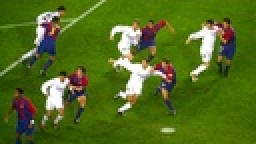
%> input picture image.jpg, 128 x 72 px, shrunk from 687 x 384 before the run (shown 2 times larger)
$ octave --eval "main;"   (GNU Octave 9; MATLAB toolbox functions it lacks are replaced by stand-ins)
%> lines starting %> are read from the running program, lines starting %| are printed output that depends on the picture
### vectorquantize.m
function [FI] = vectorquantize( image, K )
%> called with image = 'image.jpg', K = 3
    A = imread(image,'jpg');
%> A is the input picture: size 72x128x3 uint8; mean R, G, B 84, 108.1, 31.1
    M = size(A,1);
%> M = 72
    N = size(A,2);
%> N = 128
    X = reshape(A,M*N,size(A,3));
    Y = permute(reshape(X,M,N,[]),[1 2 3]);
    equal = isequaln(A,Y);
%> equal = true
    [C, G] = kmeans(double(X),K);
    FM = zeros(size(X));
    for i=1:K
        temp = repmat(C(i,:),size(X,1),1) .* repmat(G(:,i),1,3);
        FM = FM + temp;
    end
    FI = permute(reshape(FM,M,N,[]),[1 2 3]);
end

### kmeans.m
function [C,GMN] =  kmeans( train, K )
%> called with K = 3
    N = size(train,1);
%> N = 9216
    D = size(train,2);
%> D = 3
    DM = zeros(N,K);
    GM = ones(N,K);
    GMN = zeros(N,K);

    %Initialisation: Randomly select K data points as mean
    ind = randperm(N);
    C = train(ind(1:K),:);
%> C = [68 111 0; 80 120 6; 51 86 0]

    while(~isequaln(GM,GMN))
        GM = GMN;
        GMN = zeros(N,K);

        for i=1:K
            diff_mat = train - repmat(C(i,:),N,1);

            for j=1:N
             DM(j,i) = norm(diff_mat(j,:));
            end

        end

        for i=1:N
            [~,idx] = min(DM(i,:));
            GMN(i,idx) = 1;
        end

        for i=1:K
            temp = train .* repmat(GMN(:,i),1,D);
            C(i,:) = sum(temp,1)./sum(GMN(:,i),1);
        end
    end
%> after the loop, C = [73.21 105.1 10.72; 215.5 214.1 193.5; 54.73 54.3 32.03]
end

### main.m
function main
    Karr = [3,8,15];
    output = {'K3.jpg','K8.jpg','K15.jpg'};
    for i=1:size(Karr,2)
      fprintf('Generating image with K=%d \n', Karr(i));
      FI = vectorquantize( 'image.jpg', Karr(i) );
%> in vectorquantize, `FI = permute(reshape(FM,M,N,[]),[1 2 3]);`:
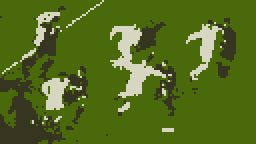
%> FI: size 72x128x3 double (shown 2 times larger); mean R, G, B 84, 108.1, 31.1; mean of the top-left, top-right, bottom-left and bottom-right quarters 76.8, 79.4, 70.5, 70.9
      imwrite(uint8(FI),output{i});
      fprintf('Generated image with K=%d \n', Karr(i));
    end
end
%> (the run ends here)
